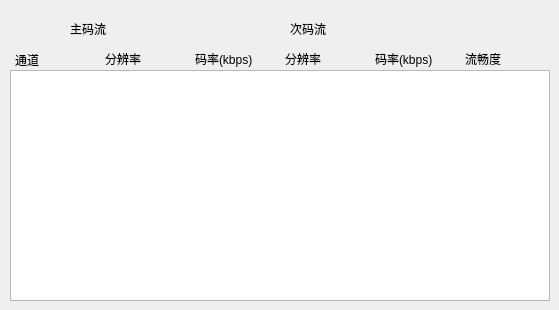
     <widget class="QWidget" name="page_channel_stream">
      <widget class="QLabel" name="label_stream_main">
       <property name="geometry">
        <rect>
         <x>70</x>
         <y>20</y>
         <width>67</width>
         <height>17</height>
        </rect>
       </property>
       <property name="text">
        <string>主码流</string>
       </property>
      </widget>
      <widget class="QLabel" name="label_stream_minor">
       <property name="geometry">
        <rect>
         <x>290</x>
         <y>20</y>
         <width>51</width>
         <height>17</height>
        </rect>
       </property>
       <property name="text">
        <string>次码流</string>
       </property>
      </widget>
      <widget class="QLabel" name="label_stream_mainChannelId">
       <property name="geometry">
        <rect>
         <x>15</x>
         <y>50</y>
         <width>31</width>
         <height>20</height>
        </rect>
       </property>
       <property name="text">
        <string>通道</string>
       </property>
      </widget>
      <widget class="QLabel" name="label_stream_mainVideoResolutionRatio">
       <property name="geometry">
        <rect>
         <x>105</x>
         <y>50</y>
         <width>51</width>
         <height>17</height>
        </rect>
       </property>
       <property name="text">
        <string>分辨率</string>
       </property>
      </widget>
      <widget class="QLabel" name="label_stream_mainRate">
       <property name="geometry">
        <rect>
         <x>195</x>
         <y>50</y>
         <width>71</width>
         <height>17</height>
        </rect>
       </property>
       <property name="text">
        <string>码率(kbps)</string>
       </property>
      </widget>
      <widget class="QLabel" name="label_stream_minorVideoResolutionRatio">
       <property name="geometry">
        <rect>
         <x>285</x>
         <y>50</y>
         <width>51</width>
         <height>17</height>
        </rect>
       </property>
       <property name="text">
        <string>分辨率</string>
       </property>
      </widget>
      <widget class="QLabel" name="label_stream_minorRate">
       <property name="geometry">
        <rect>
         <x>375</x>
         <y>50</y>
         <width>71</width>
         <height>17</height>
        </rect>
       </property>
       <property name="text">
        <string>码率(kbps)</string>
       </property>
      </widget>
      <widget class="QListWidget" name="listWidget_stream_list">
       <property name="geometry">
        <rect>
         <x>10</x>
         <y>70</y>
         <width>540</width>
         <height>231</height>
        </rect>
       </property>
      </widget>
      <widget class="QLabel" name="label_stream_fluency">
       <property name="geometry">
        <rect>
         <x>465</x>
         <y>50</y>
         <width>61</width>
         <height>17</height>
        </rect>
       </property>
       <property name="text">
        <string>流畅度</string>
       </property>
      </widget>
     </widget>
